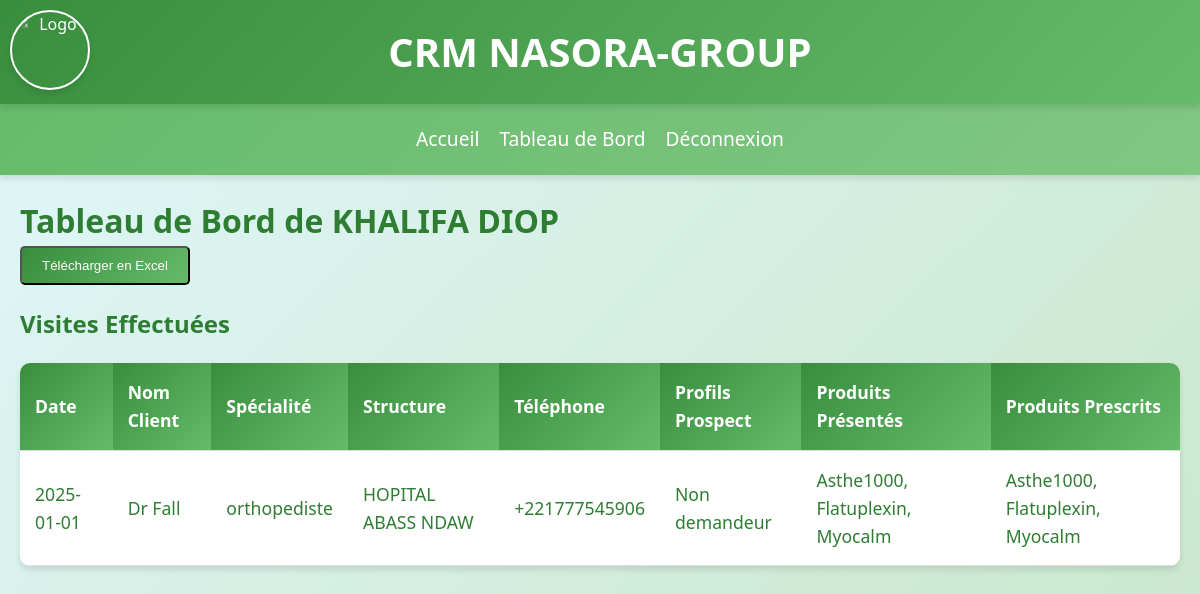
The page /commercial_dashboard/KHALIFA DIOP (signed in) on the database its author committed.
### models.py (models this page shows)
class User(UserMixin, db.Model):
    id = db.Column(db.Integer, primary_key=True)
    username = db.Column(db.String(150), unique=True, nullable=False)
    password = db.Column(db.String(200), nullable=False)
    role = db.Column(db.String(50), nullable=False)
    zone = db.Column(db.String(100), nullable=True)
    project = db.Column(db.String(50), nullable=False)  # 'nasderm' or 'nasmedic'

class Prospection(db.Model):
    id = db.Column(db.Integer, primary_key=True)
    commercial_id = db.Column(db.Integer, db.ForeignKey('user.id'), nullable=False)
    date = db.Column(db.Date, nullable=False)
    nom_client = db.Column(db.String(100), nullable=False)
    specialite = db.Column(db.String(100), nullable=False)
    structure = db.Column(db.String(100), nullable=False)
    telephone = db.Column(db.String(15), nullable=False)
    profils_prospect = db.Column(db.String(200), nullable=True)
    produits_presentés = db.Column(db.String(200), nullable=True)
    produits_prescrits = db.Column(db.String(200), nullable=True)
    commercial = db.relationship('User', backref='prospections')

### app.py (the view, shortened to what this page needs)
@app.route('/commercial_dashboard/<username>', methods=['GET', 'POST'])
@login_required
def commercial_dashboard(username):
    if current_user.role not in ['admin', 'commercial']:
        flash('Accès non autorisé.', 'error')
        return redirect(url_for('home'))
    commercial = User.query.filter_by(username=username).first()
    if not commercial:
        flash('Commercial non trouvé.', 'error')
        return redirect(url_for('admin_dashboard'))
    prospections = commercial.prospections
    form = ProspectionForm()
    return render_template('commercial_dashboard.html', commercial=commercial, prospections=prospections, form=form)

### app.py (called while the page is built)
@login_manager.user_loader
def load_user(user_id):
    return User.query.get(int(user_id))

### Templates/commercial_dashboard.html (shortened to what this page needs)
{% extends "base.html" %}
{% block content %}
<h1>Tableau de Bord de {{ commercial.username }}</h1>
<form method="POST" style="margin-bottom: 20px;">
    <button type="submit" name="download_excel" class="btn">Télécharger en Excel</button>
</form>
<h2>Visites Effectuées</h2>
<table class="responsive-table">
    <thead>
        <tr>
            <th>Date</th>
            <th>Nom Client</th>
            <th>Spécialité</th>
            <th>Structure</th>
            <th>Téléphone</th>
            <th>Profils Prospect</th>
            <th>Produits Présentés</th>
            <th>Produits Prescrits</th>
        </tr>
    </thead>
    <tbody>
        {% for prospection in prospections %}
        <tr>
            <td>{{ prospection.date.strftime('%Y-%m-%d') }}</td>
            <td>{{ prospection.nom_client }}</td>
            <td>{{ prospection.specialite }}</td>
            <td>{{ prospection.structure }}</td>
            <td>{{ prospection.telephone }}</td>
            <td>{{ prospection.profils_prospect }}</td>
            <td>{{ prospection.produits_presentés }}</td>
            <td>{{ prospection.produits_prescrits }}</td>
        </tr>
        {% endfor %}
    </tbody>
</table>
{% endblock %}

### static/css/styles.css (style rules this page uses)
* { margin: 0; padding: 0; box-sizing: border-box; }
body { font-family: 'Segoe UI', Tahoma, Geneva, Verdana, sans-serif; background: linear-gradient(135deg, #e0f7fa, #c8e6c9); color: #2e7d32; line-height: 1.6; min-height: 100vh; display: flex; flex-direction: column; font-size: 1rem; }
.responsive-table { width: 100%; border-collapse: collapse; margin: 20px 0; animation: fadeIn 1s ease-in-out; background: white; border-radius: 10px; overflow: hidden; box-shadow: 0 4px 6px rgba(0, 0, 0, 0.1); }
.responsive-table th, .responsive-table td { padding: 12px; text-align: left; border-bottom: 1px solid #ddd; }
.responsive-table th { background: linear-gradient(135deg, #388e3c, #66bb6a); color: white; font-weight: bold; }
.btn { display: inline-block; background: linear-gradient(135deg, #388e3c, #66bb6a); color: white; padding: 10px 20px; border-radius: 5px; text-decoration: none; transition: background 0.3s ease, transform 0.3s ease; }
@media (min-width: 1025px) { .responsive-table th, .responsive-table td { padding: 15px; font-size: 1.1rem; } }

### rows shown on the page
User: username "KHALIFA DIOP"
Prospection: date "2025-01-01", nom_client "Dr Fall", specialite "orthopediste", structure "HOPITAL ABASS NDAW", telephone "+221777545906", profils_prospect "Non demandeur", produits_presentés "Asthe1000, Flatuplexin, Myocalm", produits_prescrits "Asthe1000, Flatuplexin, Myocalm"
